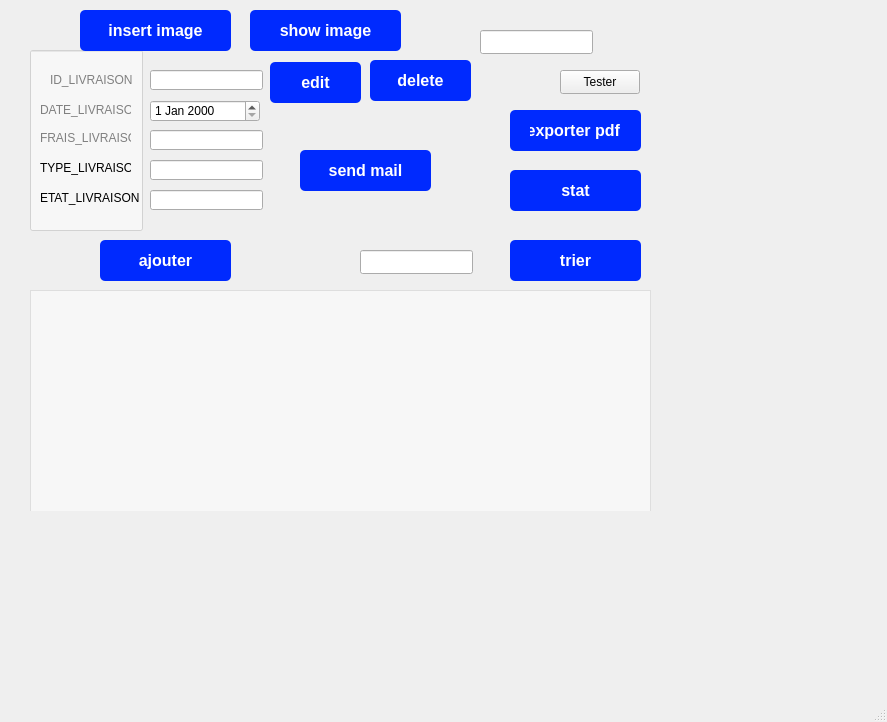
<?xml version="1.0" encoding="UTF-8"?>
<ui version="4.0">
 <class>MainWindow</class>
 <widget class="QMainWindow" name="MainWindow">
  <property name="geometry">
   <rect>
    <x>0</x>
    <y>0</y>
    <width>887</width>
    <height>722</height>
   </rect>
  </property>
  <property name="windowTitle">
   <string>MainWindow</string>
  </property>
  <widget class="QWidget" name="centralwidget">
   <widget class="QStackedWidget" name="stackedWidget">
    <property name="geometry">
     <rect>
      <x>0</x>
      <y>0</y>
      <width>671</width>
      <height>511</height>
     </rect>
    </property>
    <property name="currentIndex">
     <number>0</number>
    </property>
    <widget class="QWidget" name="page">
     <widget class="QTableView" name="tableView">
      <property name="geometry">
       <rect>
        <x>30</x>
        <y>290</y>
        <width>621</width>
        <height>231</height>
       </rect>
      </property>
      <property name="styleSheet">
       <string notr="true">background: rgba(255, 255, 255, 128);</string>
      </property>
     </widget>
     <widget class="QLineEdit" name="lineEdit">
      <property name="geometry">
       <rect>
        <x>150</x>
        <y>70</y>
        <width>113</width>
        <height>20</height>
       </rect>
      </property>
     </widget>
     <widget class="QPushButton" name="pushButton_4">
      <property name="geometry">
       <rect>
        <x>510</x>
        <y>240</y>
        <width>131</width>
        <height>41</height>
       </rect>
      </property>
      <property name="styleSheet">
       <string notr="true">QPushButton {
    background-color: #002afe;   /* Couleur de fond */
    border: none;                /* Pas de bordure */
    color: white;                /* Couleur du texte */
    padding: 10px 20px;          /* Espacement interne */
    font-size: 16px;             /* Taille de la police */
    font-weight: bold;           /* Texte en gras */
    border-radius: 5px;          /* Bords arrondis */
}

QPushButton:hover {
    background-color: #45a049;   /* Couleur de fond au survol */
}

QPushButton:pressed {
    background-color: #3e8e41;   /* Couleur de fond quand le bouton est pressé */
}
</string>
      </property>
      <property name="text">
       <string>trier</string>
      </property>
     </widget>
     <widget class="QPushButton" name="pushButton">
      <property name="geometry">
       <rect>
        <x>100</x>
        <y>240</y>
        <width>131</width>
        <height>41</height>
       </rect>
      </property>
      <property name="styleSheet">
       <string notr="true">QPushButton {
    background-color: #002afe;   /* Couleur de fond */
    border: none;                /* Pas de bordure */
    color: white;                /* Couleur du texte */
    padding: 10px 20px;          /* Espacement interne */
    font-size: 16px;             /* Taille de la police */
    font-weight: bold;           /* Texte en gras */
    border-radius: 5px;          /* Bords arrondis */
}

QPushButton:hover {
    background-color: #45a049;   /* Couleur de fond au survol */
}

QPushButton:pressed {
    background-color: #3e8e41;   /* Couleur de fond quand le bouton est pressé */
}
</string>
      </property>
      <property name="text">
       <string>ajouter</string>
      </property>
     </widget>
     <widget class="QLabel" name="label">
      <property name="geometry">
       <rect>
        <x>50</x>
        <y>70</y>
        <width>101</width>
        <height>20</height>
       </rect>
      </property>
      <property name="text">
       <string>ID_LIVRAISON</string>
      </property>
     </widget>
     <widget class="QLabel" name="label_3">
      <property name="geometry">
       <rect>
        <x>40</x>
        <y>130</y>
        <width>91</width>
        <height>16</height>
       </rect>
      </property>
      <property name="text">
       <string>FRAIS_LIVRAISON</string>
      </property>
     </widget>
     <widget class="QLineEdit" name="lineEdit_3">
      <property name="geometry">
       <rect>
        <x>150</x>
        <y>130</y>
        <width>113</width>
        <height>20</height>
       </rect>
      </property>
     </widget>
     <widget class="QLabel" name="label_2">
      <property name="geometry">
       <rect>
        <x>40</x>
        <y>100</y>
        <width>91</width>
        <height>20</height>
       </rect>
      </property>
      <property name="text">
       <string>DATE_LIVRAISON</string>
      </property>
     </widget>
     <widget class="QPushButton" name="pushButton_3">
      <property name="geometry">
       <rect>
        <x>370</x>
        <y>60</y>
        <width>101</width>
        <height>41</height>
       </rect>
      </property>
      <property name="styleSheet">
       <string notr="true">QPushButton {
    background-color: #002afe;   /* Couleur de fond */
    border: none;                /* Pas de bordure */
    color: white;                /* Couleur du texte */
    padding: 10px 20px;          /* Espacement interne */
    font-size: 16px;             /* Taille de la police */
    font-weight: bold;           /* Texte en gras */
    border-radius: 5px;          /* Bords arrondis */
}

QPushButton:hover {
    background-color: #45a049;   /* Couleur de fond au survol */
}

QPushButton:pressed {
    background-color: #3e8e41;   /* Couleur de fond quand le bouton est pressé */
}
</string>
      </property>
      <property name="text">
       <string>delete</string>
      </property>
     </widget>
     <widget class="QLineEdit" name="lineEdit_4">
      <property name="geometry">
       <rect>
        <x>150</x>
        <y>160</y>
        <width>113</width>
        <height>20</height>
       </rect>
      </property>
     </widget>
     <widget class="QLineEdit" name="lineEdit_2">
      <property name="geometry">
       <rect>
        <x>30</x>
        <y>50</y>
        <width>113</width>
        <height>181</height>
       </rect>
      </property>
      <property name="styleSheet">
       <string notr="true">QLineEdit { background: rgba(255, 255, 255, 128); }</string>
      </property>
     </widget>
     <widget class="QLabel" name="label_5">
      <property name="geometry">
       <rect>
        <x>40</x>
        <y>190</y>
        <width>111</width>
        <height>16</height>
       </rect>
      </property>
      <property name="text">
       <string>ETAT_LIVRAISON</string>
      </property>
     </widget>
     <widget class="QLineEdit" name="lineEdit_6">
      <property name="geometry">
       <rect>
        <x>360</x>
        <y>250</y>
        <width>113</width>
        <height>24</height>
       </rect>
      </property>
     </widget>
     <widget class="QPushButton" name="pushButton_2">
      <property name="geometry">
       <rect>
        <x>270</x>
        <y>62</y>
        <width>91</width>
        <height>41</height>
       </rect>
      </property>
      <property name="styleSheet">
       <string notr="true">QPushButton {
    background-color: #002afe;   /* Couleur de fond */
    border: none;                /* Pas de bordure */
    color: white;                /* Couleur du texte */
    padding: 10px 20px;          /* Espacement interne */
    font-size: 16px;             /* Taille de la police */
    font-weight: bold;           /* Texte en gras */
    border-radius: 5px;          /* Bords arrondis */
}

QPushButton:hover {
    background-color: #45a049;   /* Couleur de fond au survol */
}

QPushButton:pressed {
    background-color: #3e8e41;   /* Couleur de fond quand le bouton est pressé */
}
</string>
      </property>
      <property name="text">
       <string>edit</string>
      </property>
     </widget>
     <widget class="QLineEdit" name="lineEdit_5">
      <property name="geometry">
       <rect>
        <x>150</x>
        <y>190</y>
        <width>113</width>
        <height>20</height>
       </rect>
      </property>
     </widget>
     <widget class="QLabel" name="label_4">
      <property name="geometry">
       <rect>
        <x>40</x>
        <y>160</y>
        <width>91</width>
        <height>16</height>
       </rect>
      </property>
      <property name="text">
       <string>TYPE_LIVRAISON</string>
      </property>
     </widget>
     <widget class="QLabel" name="label_6">
      <property name="geometry">
       <rect>
        <x>-14</x>
        <y>-17</y>
        <width>681</width>
        <height>531</height>
       </rect>
      </property>
      <property name="text">
       <string/>
      </property>
      <property name="pixmap">
       <pixmap>Online_Shoping_29.jpg</pixmap>
      </property>
      <property name="scaledContents">
       <bool>true</bool>
      </property>
     </widget>
     <widget class="QDateEdit" name="dateEdit">
      <property name="geometry">
       <rect>
        <x>150</x>
        <y>100</y>
        <width>110</width>
        <height>22</height>
       </rect>
      </property>
     </widget>
     <widget class="QPushButton" name="pushButton_6">
      <property name="geometry">
       <rect>
        <x>510</x>
        <y>170</y>
        <width>131</width>
        <height>41</height>
       </rect>
      </property>
      <property name="styleSheet">
       <string notr="true">QPushButton {
    background-color: #002afe;   /* Couleur de fond */
    border: none;                /* Pas de bordure */
    color: white;                /* Couleur du texte */
    padding: 10px 20px;          /* Espacement interne */
    font-size: 16px;             /* Taille de la police */
    font-weight: bold;           /* Texte en gras */
    border-radius: 5px;          /* Bords arrondis */
}

QPushButton:hover {
    background-color: #45a049;   /* Couleur de fond au survol */
}

QPushButton:pressed {
    background-color: #3e8e41;   /* Couleur de fond quand le bouton est pressé */
}
</string>
      </property>
      <property name="text">
       <string>stat</string>
      </property>
     </widget>
     <widget class="QPushButton" name="pushButton_7">
      <property name="geometry">
       <rect>
        <x>300</x>
        <y>150</y>
        <width>131</width>
        <height>41</height>
       </rect>
      </property>
      <property name="styleSheet">
       <string notr="true">QPushButton {
    background-color: #002afe;   /* Couleur de fond */
    border: none;                /* Pas de bordure */
    color: white;                /* Couleur du texte */
    padding: 10px 20px;          /* Espacement interne */
    font-size: 16px;             /* Taille de la police */
    font-weight: bold;           /* Texte en gras */
    border-radius: 5px;          /* Bords arrondis */
}

QPushButton:hover {
    background-color: #45a049;   /* Couleur de fond au survol */
}

QPushButton:pressed {
    background-color: #3e8e41;   /* Couleur de fond quand le bouton est pressé */
}
</string>
      </property>
      <property name="text">
       <string>send mail</string>
      </property>
     </widget>
     <widget class="QPushButton" name="pushButton_24">
      <property name="geometry">
       <rect>
        <x>510</x>
        <y>110</y>
        <width>131</width>
        <height>41</height>
       </rect>
      </property>
      <property name="styleSheet">
       <string notr="true">QPushButton {
    background-color: #002afe;   /* Couleur de fond */
    border: none;                /* Pas de bordure */
    color: white;                /* Couleur du texte */
    padding: 10px 20px;          /* Espacement interne */
    font-size: 16px;             /* Taille de la police */
    font-weight: bold;           /* Texte en gras */
    border-radius: 5px;          /* Bords arrondis */
}

QPushButton:hover {
    background-color: #45a049;   /* Couleur de fond au survol */
}

QPushButton:pressed {
    background-color: #3e8e41;   /* Couleur de fond quand le bouton est pressé */
}
</string>
      </property>
      <property name="text">
       <string>exporter pdf </string>
      </property>
     </widget>
     <widget class="QPushButton" name="pushButton_25">
      <property name="geometry">
       <rect>
        <x>80</x>
        <y>10</y>
        <width>151</width>
        <height>41</height>
       </rect>
      </property>
      <property name="styleSheet">
       <string notr="true">QPushButton {
    background-color: #002afe;   /* Couleur de fond */
    border: none;                /* Pas de bordure */
    color: white;                /* Couleur du texte */
    padding: 10px 20px;          /* Espacement interne */
    font-size: 16px;             /* Taille de la police */
    font-weight: bold;           /* Texte en gras */
    border-radius: 5px;          /* Bords arrondis */
}

QPushButton:hover {
    background-color: #45a049;   /* Couleur de fond au survol */
}

QPushButton:pressed {
    background-color: #3e8e41;   /* Couleur de fond quand le bouton est pressé */
}
</string>
      </property>
      <property name="text">
       <string>insert image</string>
      </property>
     </widget>
     <widget class="QPushButton" name="pushButton_26">
      <property name="geometry">
       <rect>
        <x>250</x>
        <y>10</y>
        <width>151</width>
        <height>41</height>
       </rect>
      </property>
      <property name="styleSheet">
       <string notr="true">QPushButton {
    background-color: #002afe;   /* Couleur de fond */
    border: none;                /* Pas de bordure */
    color: white;                /* Couleur du texte */
    padding: 10px 20px;          /* Espacement interne */
    font-size: 16px;             /* Taille de la police */
    font-weight: bold;           /* Texte en gras */
    border-radius: 5px;          /* Bords arrondis */
}

QPushButton:hover {
    background-color: #45a049;   /* Couleur de fond au survol */
}

QPushButton:pressed {
    background-color: #3e8e41;   /* Couleur de fond quand le bouton est pressé */
}
</string>
      </property>
      <property name="text">
       <string>show image</string>
      </property>
     </widget>
     <widget class="QLineEdit" name="arduino">
      <property name="geometry">
       <rect>
        <x>480</x>
        <y>30</y>
        <width>113</width>
        <height>24</height>
       </rect>
      </property>
     </widget>
     <widget class="QPushButton" name="pushButton_8">
      <property name="geometry">
       <rect>
        <x>560</x>
        <y>70</y>
        <width>80</width>
        <height>24</height>
       </rect>
      </property>
      <property name="text">
       <string>Tester</string>
      </property>
     </widget>
     <zorder>label_6</zorder>
     <zorder>tableView</zorder>
     <zorder>lineEdit</zorder>
     <zorder>pushButton_4</zorder>
     <zorder>pushButton</zorder>
     <zorder>label</zorder>
     <zorder>label_3</zorder>
     <zorder>lineEdit_3</zorder>
     <zorder>label_2</zorder>
     <zorder>pushButton_3</zorder>
     <zorder>lineEdit_4</zorder>
     <zorder>lineEdit_2</zorder>
     <zorder>label_5</zorder>
     <zorder>lineEdit_6</zorder>
     <zorder>pushButton_2</zorder>
     <zorder>lineEdit_5</zorder>
     <zorder>label_4</zorder>
     <zorder>dateEdit</zorder>
     <zorder>pushButton_6</zorder>
     <zorder>pushButton_7</zorder>
     <zorder>pushButton_24</zorder>
     <zorder>pushButton_25</zorder>
     <zorder>pushButton_26</zorder>
     <zorder>arduino</zorder>
     <zorder>pushButton_8</zorder>
    </widget>
    <widget class="QWidget" name="page_2">
     <widget class="QLabel" name="label_7">
      <property name="geometry">
       <rect>
        <x>-110</x>
        <y>-80</y>
        <width>761</width>
        <height>591</height>
       </rect>
      </property>
      <property name="text">
       <string/>
      </property>
      <property name="pixmap">
       <pixmap>Online_Shoping_29.jpg</pixmap>
      </property>
      <property name="scaledContents">
       <bool>true</bool>
      </property>
     </widget>
     <widget class="QTableView" name="tableView_2">
      <property name="geometry">
       <rect>
        <x>55</x>
        <y>60</y>
        <width>591</width>
        <height>401</height>
       </rect>
      </property>
     </widget>
     <widget class="QPushButton" name="pushButton_5">
      <property name="geometry">
       <rect>
        <x>290</x>
        <y>470</y>
        <width>80</width>
        <height>24</height>
       </rect>
      </property>
      <property name="text">
       <string>retour</string>
      </property>
     </widget>
    </widget>
    <widget class="QWidget" name="page_3">
     <widget class="QLineEdit" name="lineEdit_7">
      <property name="geometry">
       <rect>
        <x>330</x>
        <y>90</y>
        <width>113</width>
        <height>24</height>
       </rect>
      </property>
     </widget>
     <widget class="QLineEdit" name="lineEdit_8">
      <property name="geometry">
       <rect>
        <x>330</x>
        <y>150</y>
        <width>113</width>
        <height>24</height>
       </rect>
      </property>
     </widget>
     <widget class="QLineEdit" name="lineEdit_9">
      <property name="geometry">
       <rect>
        <x>330</x>
        <y>200</y>
        <width>191</width>
        <height>121</height>
       </rect>
      </property>
     </widget>
     <widget class="QLabel" name="label_8">
      <property name="geometry">
       <rect>
        <x>190</x>
        <y>100</y>
        <width>101</width>
        <height>16</height>
       </rect>
      </property>
      <property name="text">
       <string>mail</string>
      </property>
     </widget>
     <widget class="QLabel" name="label_17">
      <property name="geometry">
       <rect>
        <x>200</x>
        <y>150</y>
        <width>101</width>
        <height>16</height>
       </rect>
      </property>
      <property name="text">
       <string>titre</string>
      </property>
     </widget>
     <widget class="QLabel" name="label_27">
      <property name="geometry">
       <rect>
        <x>200</x>
        <y>200</y>
        <width>101</width>
        <height>16</height>
       </rect>
      </property>
      <property name="text">
       <string>contenu</string>
      </property>
     </widget>
     <widget class="QPushButton" name="pushButton_22">
      <property name="geometry">
       <rect>
        <x>280</x>
        <y>350</y>
        <width>80</width>
        <height>24</height>
       </rect>
      </property>
      <property name="text">
       <string>envoyer</string>
      </property>
     </widget>
     <widget class="QPushButton" name="pushButton_23">
      <property name="geometry">
       <rect>
        <x>390</x>
        <y>350</y>
        <width>80</width>
        <height>24</height>
       </rect>
      </property>
      <property name="text">
       <string>retour</string>
      </property>
     </widget>
    </widget>
    <widget class="QWidget" name="page_10">
     <widget class="QLabel" name="label_28">
      <property name="geometry">
       <rect>
        <x>168</x>
        <y>35</y>
        <width>421</width>
        <height>301</height>
       </rect>
      </property>
      <property name="text">
       <string>TextLabel</string>
      </property>
     </widget>
     <widget class="QPushButton" name="pushButton_27">
      <property name="geometry">
       <rect>
        <x>260</x>
        <y>360</y>
        <width>80</width>
        <height>24</height>
       </rect>
      </property>
      <property name="text">
       <string>retour</string>
      </property>
     </widget>
    </widget>
   </widget>
  </widget>
  <widget class="QMenuBar" name="menubar">
   <property name="geometry">
    <rect>
     <x>0</x>
     <y>0</y>
     <width>887</width>
     <height>21</height>
    </rect>
   </property>
  </widget>
  <widget class="QStatusBar" name="statusbar"/>
 </widget>
 <resources/>
 <connections/>
</ui>
